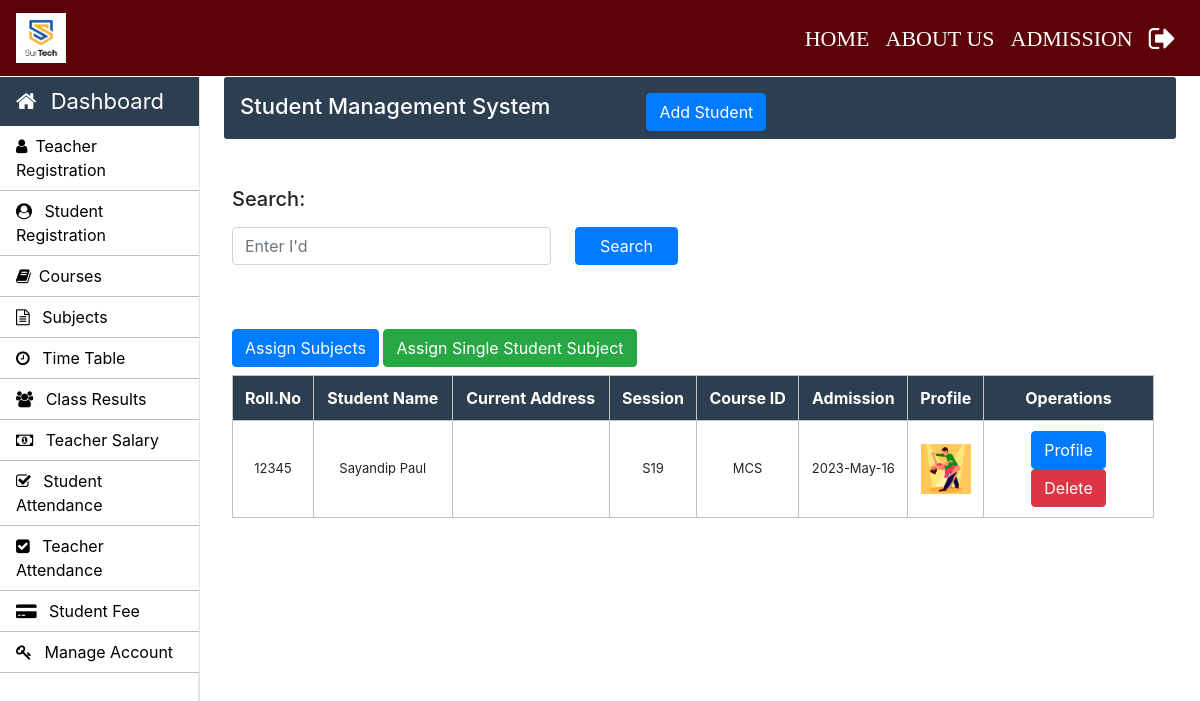
The page /Admin/student.php (signed in) on the database its author committed.
### tables this page shows
CREATE TABLE `student_info` (
  `roll_no` varchar(20) NOT NULL,
  `first_name` varchar(30) NOT NULL,
  `middle_name` varchar(30) NOT NULL,
  `last_name` varchar(30) NOT NULL,
  `father_name` varchar(30) NOT NULL,
  `email` varchar(30) NOT NULL,
  `mobile_no` varchar(11) NOT NULL,
  `course_code` varchar(11) NOT NULL,
  `session` varchar(10) NOT NULL,
  `profile_image` varchar(100) NOT NULL,
  `prospectus_issued` varchar(10) NOT NULL,
  `prospectus_amount` varchar(10) NOT NULL,
  `form_b` varchar(20) NOT NULL,
  `applicant_status` varchar(20) NOT NULL,
  `application_status` varchar(20) NOT NULL,
  `cnic` varchar(15) NOT NULL,
  `dob` varchar(10) NOT NULL,
  `other_phone` varchar(11) NOT NULL,
  `gender` varchar(10) NOT NULL,
  `permanent_address` varchar(150) NOT NULL,
  `current_address` varchar(150) NOT NULL,
  `place_of_birth` varchar(150) NOT NULL,
  `matric_complition_date` varchar(10) NOT NULL,
  `matric_awarded_date` varchar(10) NOT NULL,
  `matric_certificate` varchar(100) NOT NULL,
  `fa_complition_date` varchar(10) NOT NULL,
  `fa_awarded_date` varchar(10) NOT NULL,
  `fa_certificate` varchar(100) NOT NULL,
  `ba_complition_date` varchar(10) NOT NULL,
  `ba_awarded_date` varchar(10) NOT NULL,
  `ba_certificate` varchar(100) NOT NULL,
  `semester` int(11) NOT NULL,
  `total_marks` int(11) NOT NULL,
  `obtain_marks` int(11) NOT NULL,
  `state` varchar(20) NOT NULL,
  `admission_date` timestamp NOT NULL DEFAULT current_timestamp() ON UPDATE current_timestamp()
);

### Admin/student.php (the view, shortened to what this page needs)
<?php
		require_once "../connection/connection.php";
	?>
<!doctype html>
<html lang="en">
	<head>
	</head>
	<body>
		<?php include('../common/common-header.php') ?>
		<?php include('../common/admin-sidebar.php') ?>
		<main role="main" class="col-xl-10 col-lg-9 col-md-8 ml-sm-auto px-md-4 w-100">
			<div class="sub-main">
				<div class="text-center d-flex flex-wrap flex-md-nowrap pt-3 pb-2 mb-3 text-white admin-dashboard pl-3">
					<div class="d-flex">
						<h4 class="mr-5">Student Management System </h4>
						<button type="button" class="btn btn-primary ml-5" data-toggle="modal" data-target=".bd-example-modal-lg">Add Student</button>
					</div>
				</div>
				<div class="col-md-2 pt-3 w-100">
				</div>
				<div class="row w-100">
					<div class="col-md-12 ml-2">
						<section class="mt-3">
							<div class="row">
								<div class="col-md-6">
									<form action="search_student.php" method="post">
										<div class="form-group">
											<label for="exampleInputPassword1"><h5>Search:</h5></label>
											<div class="d-flex">
												<input type="text" name="search" id="search" class="form form-control" placeholder="Enter I'd">
												<input class="btn btn-primary px-4 ml-4" type="submit" name="btnSearch" value="Search">
											</div>
										</div>
									</form>
								</div>
								<div class="col-md-12 pt-5 mb-2">
									<button type="button" class="btn btn-primary ml-auto" data-toggle="modal" data-target=".bd-example-modal-lg1">Assign Subjects</button>
									<a class="btn btn-success" href="asign-single-student-subjects.php"> Assign Single Student Subject</a>
								</div>
							</div>
							<table class="w-100 table-elements mb-5 table-three-tr text-center" cellpadding="10">
								<tr class="table-tr-head table-three text-white">
									<th>Roll.No</th>
									<th>Student Name</th>
									<th>Current Address</th>
									<th>Session</th>
									<th>Course ID</th>
									<th>Admission</th>
									<th>Profile</th>
									<th colspan="1">Operations</th>
								</tr>
								<?php
								$query="select first_name,middle_name,admission_date,last_name,current_address,session,roll_no,form_b ,profile_image,course_code from student_info";
								$run=mysqli_query($con,$query);
								while($row=mysqli_fetch_array($run)) {?>
									<tr>
										<td><?php echo $row["roll_no"] ?></td>
										<td><?php echo $row["first_name"]." ".$row["middle_name"]." ".$row["last_name"] ?></td>
										<td><?php echo $row["current_address"] ?></td>
										<td><?php echo $row["session"] ?></td>
										<td><?php echo $row["course_code"] ?></td>
										<td><?php echo date("Y-M-d",strtotime($row["admission_date"])); ?></td>
										<td><?php  $profile_image= $row["profile_image"] ?>
										<img height='50px' width='50px' src=<?php echo "images/$profile_image"  ?> >
										</td>
										<td width='170'>
											<?php
												echo "<a class='btn btn-primary' href=display-student.php?roll_no=".$row['roll_no'].">Profile</a>
												<a class='btn btn-danger' href=delete-function.php?roll_no=".$row['roll_no'].">Delete</a> "
											?>
										</td>
									</tr>
								<?php }
								?>
							</table>
						</section>
					</div>
				</div>
			</div>
		</main>
	</body>
</html>

### Css/style.css (style rules this page uses)
h4 { font-size: 22px; }
.admin-dashboard { margin-top: 1px !important; background: #2c3e50 !important; border-radius: 3px; }
.table-elements tr, td, th { font-size: 13px; border: 1px solid rgb(194, 193, 193); padding-left: 10px !important; }
.table-three { background: #2c3e50 !important; }
.table-tr-head { height: 45px !important; padding: 10px !important; margin-top: 5px !important; }
.table-font-for-transcript td, th { font-size: 16px !important; }

### rows shown on the page
student_info: roll_no "12345", first_name "Sayandip", last_name "Paul", session "S19", course_code "MCS", admission_date "2023-May-16", profile_image (picture)
